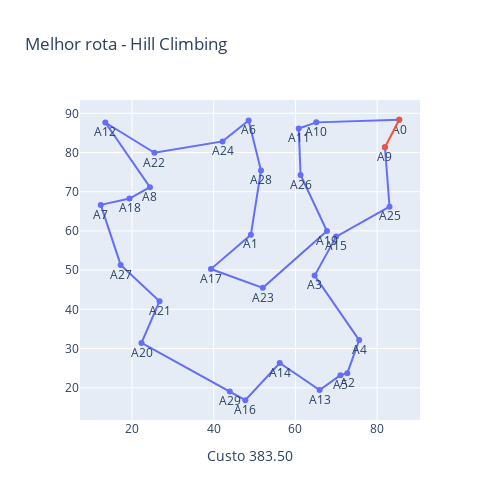

Here is the notebook cell this chart was saved with:
### Code cell
plot_all_best_routes(df_coordenadas, reorder_hill_climbing(), df_custo_correction, "Hill Climbing")

### Figure 1 — Plotly figure (JSON) as saved in the notebook; plotly's stock layout.template omitted (floating-point values rounded to 4 significant figures)
{"data": [{"mode": "lines+markers+text", "name": "", "text": ["A0", "A10", "A11", "A26", "A19", "A23", "A17", "A1", "A28", "A6", "A24", "A22", "A12", "A8", "A18", "A7", "A27", "A21", "A20", "A29", "A16", "A14", "A13", "A5", "A2", "A4", "A3", "A15", "A25", "A9"], "textposition": "bottom center", "type": "scatter", "x": [85.41, 65.1, 60.8, 61.26, 67.71, 52.02, 39.32, 49.1, 51.57, 48.54, 42.16, 25.49, 13.46, 24.39, 19.39, 12.35, 17.23, 26.73, 22.33, 43.93, 47.73, 56.15, 65.93, 71.01, 72.7, 75.61, 64.7, 69.97, 83.02, 81.91], "y": [88.35, 87.69, 86.13, 74.28, 59.95, 45.48, 50.28, 59.04, 75.4, 88.17, 82.83, 79.92, 87.65, 71.16, 68.26, 66.64, 51.34, 42.09, 31.43, 19.03, 16.81, 26.31, 19.43, 23.2, 23.71, 32.15, 48.6, 58.55, 66.19, 81.33]}, {"mode": "lines+markers", "name": "", "type": "scatter", "x": [81.91, 85.41], "y": [81.33, 88.35]}], "layout": {"autosize": false, "height": 500, "showlegend": false, "title": {"text": "Melhor rota - Hill Climbing "}, "width": 500, "xaxis": {"title": {"text": "Custo 383.50"}}}}
